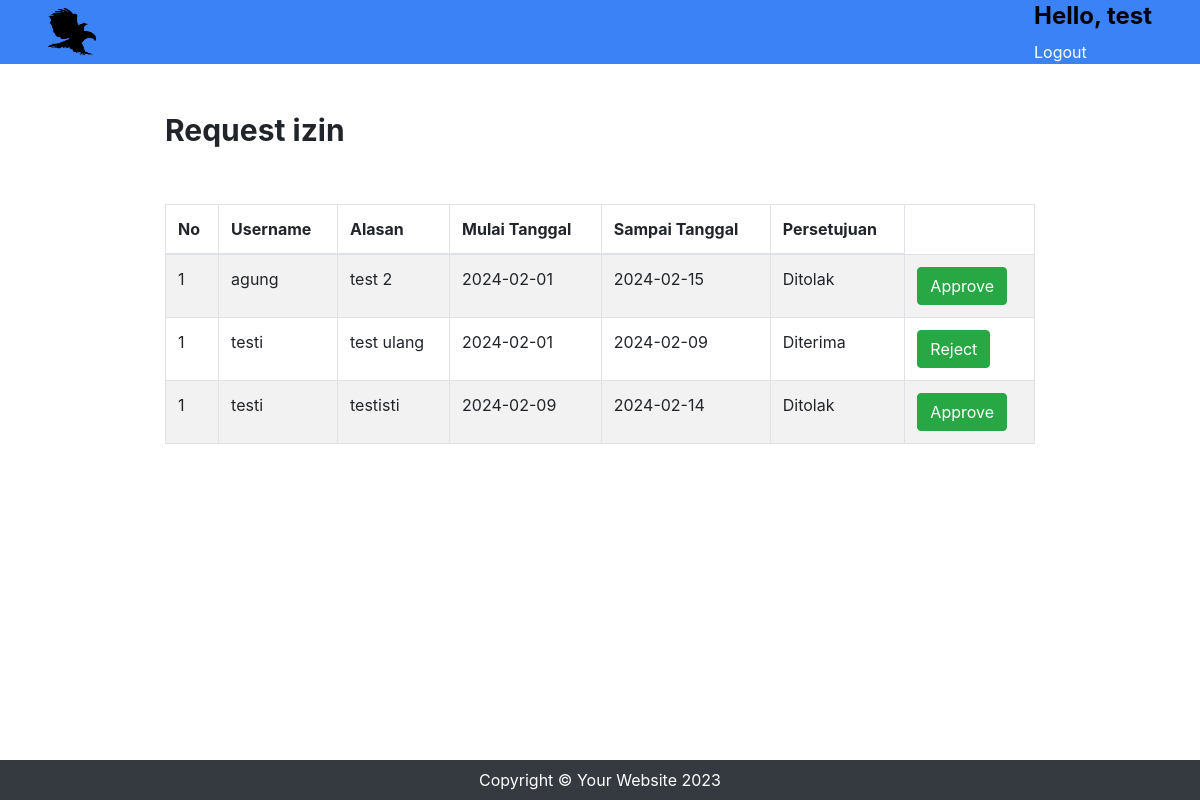
The page /src/view/izinpage.php (signed in) on the database its author committed.
### tables this page shows
CREATE TABLE `tb_izin` (
  `id_izin` int NOT NULL AUTO_INCREMENT,
  `reason` varchar(255) NOT NULL,
  `approval` tinyint(1) DEFAULT NULL,
  `username` varchar(255) NOT NULL,
  `start_date` varchar(255) NOT NULL,
  `end_date` varchar(255) NOT NULL,
  PRIMARY KEY (`id_izin`)
);

### src/view/izinpage.php (the view, shortened to what this page needs)
<!DOCTYPE html>
<html lang="en">
<head>
    <link rel="stylesheet" href="https://cdn.jsdelivr.net/npm/bootstrap@4.6.0/dist/css/bootstrap.min.css">
    <link rel="stylesheet" href="https://use.fontawesome.com/releases/v5.7.2/css/all.css">
</head>
<body>
    <header>
        <?php include '../component/header.php';?>
    </header>
    <div class="container mt-5 w-75">
    <?php
    include '../connection/koneksi.php';
    $username = $_SESSION['username'];
    $query = "";
    if ($_SESSION['role'] == 'admin') {
        $query = "SELECT * FROM tb_izin";
    } else {
        $query = "SELECT * FROM tb_izin where username='$username'";
    }
    $result = mysqli_query($koneksi, $query);
    $cek = mysqli_num_rows($result);
    ?>
        <div class="flex justify-between">
            <h1 class="font-bold text-3xl">Request izin</h1>
        </div>
        <table class="table table-striped mt-5 table-bordered">
            <thead>
                <tr>
                    <th>No</th>
                    <th>Username</th>
                    <th>Alasan</th>
                    <th>Mulai Tanggal</th>
                    <th>Sampai Tanggal</th>
                    <th>Persetujuan</th>
                </tr>
                <tbody>
                    <?php
                    $index = 1;
                    if ($cek == 0 ) {
                        echo "<td colspan='7' style='text-align:center;'>Data Tidak Ditemukan</td>";
                    } else {
                        while($izin_data = mysqli_fetch_array($result)) {
                            echo "<tr>";
                            echo "<td>".$index."</td>";
                            echo "<td>".$izin_data['username']."</td>";
                            echo "<td>".$izin_data['reason']."</td>";
                            echo "<td>".$izin_data['start_date']."</td>";
                            echo "<td>".$izin_data['end_date']."</td>";
                            if ($izin_data['approval'] == null) {
                                echo "<td>Menunggu Approval</td>";
                            } else if ($izin_data['approval'] == 0) {
                                echo "<td>Ditolak</td>";
                            } else{
                                echo "<td>Diterima</td>";
                            }
                            if ($_SESSION['role'] == 'admin') {
                                if ($izin_data['approval'] == null) {
                                    echo "<td>
                                            <form method='post' action='../controller/izinController.php'>
                                                <input id='id_izin' name='id_izin' value='$izin_data[id_izin]' hidden>
                                                <button type='submit'  name='approve' class='btn btn-success bg-green-600'>Approve</button>
                                                <button type='submit'  name='reject' class='btn btn-success bg-green-600'>Reject</button>
                                        </form>
                                        </td>
                                    </tr>";
                                } else if($izin_data['approval']){
                                    echo "<td>
                                            <form method='post' action='../controller/izinController.php'>
                                                <input id='id_izin' name='id_izin' value='$izin_data[id_izin]' hidden>
                                                <button type='submit' name='reject' class='btn btn-success bg-green-600'>Reject</button>
                                            </form>
                                        </td>
                                    </tr>";
                                } else if(!$izin_data['approval']){
                                    echo "<td>
                                            <form method='post' action='../controller/izinController.php'>
                                                <input id='id_izin' name='id_izin' value='$izin_data[id_izin]' hidden>
                                                <button type='submit' name='approve' class='btn btn-success bg-green-600'>Approve</button>
                                            </form>
                                        </td>
                                    </tr>";
                                }
                            }
                        }
                    }
                    ?>
                </tbody>
            </thead>
        </table>
    </div>
    <footer class="py-2 mt-5 bg-dark w-full fixed" style="bottom: 0;">
        <?php include '../component/footer.php'?>
    </footer>
</body>
</html>

### src/component/header.php (shortened to what this page needs)
<!DOCTYPE html>
<html lang="en">
<head>
    <link rel="stylesheet" href="https://use.fontawesome.com/releases/v5.7.2/css/all.css">
    <link rel="stylesheet" href="https://cdn.jsdelivr.net/npm/bootstrap@4.6.0/dist/css/bootstrap.min.css">
    <script src="https://cdn.tailwindcss.com"></script>
</head>
<body>
    <div class="w-full h-16 bg-blue-500 flex justify-between items-center px-5">
        <a href="../view/homepage.php">
            <img src="../../assets/img/logo.png" alt="logo" id= "logo" class="w-12 h-12">
        </a>
        <div class="">
            <?php
            $username = $_SESSION['username'];
            if ($username != null) {
                echo "<h1 class='text-black font-bold text-2xl'>Hello, $username</h1>";
            } else {
                header("Location: ../view/loginpage.php");
            }
            ?>
            <form method="post" action="">
                <input type="submit" name="logout_button" value="Logout" class="text-white">
            </form>
        </div>
    </div>
</body>
</html>

### src/component/footer.php
<div class="container"><p class="m-0 text-center text-white">Copyright &copy; Your Website 2023</p></div>

### rows shown on the page
tb_izin: username "agung", reason "test 2", start_date "2024-02-01", end_date "2024-02-15", approval "Ditolak"
tb_izin: username "testi", reason "test ulang", start_date "2024-02-01", end_date "2024-02-09", approval "Diterima"
tb_izin: username "testi", reason "testisti", start_date "2024-02-09", end_date "2024-02-14", approval "Ditolak"

### other values the page prints
$username "test"
